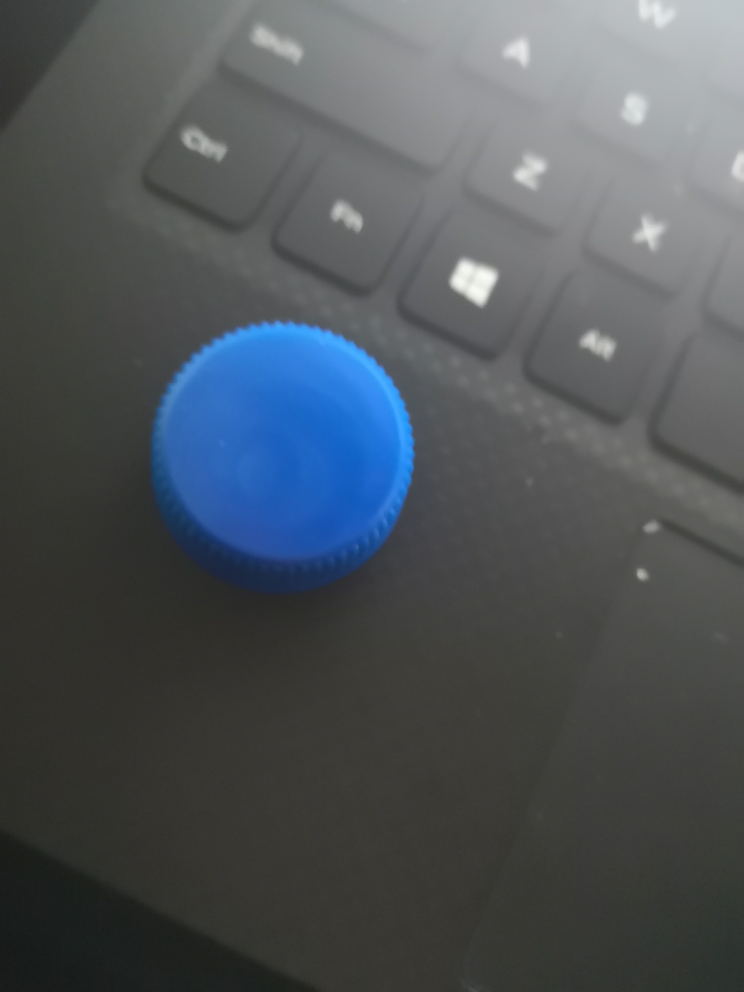
#> input picture Vision/training-set/IMG_20191004_183124.jpg, 2976 x 3968 px, given in place of the camera (shown at 1/4 size)
$ python circle_count.py
#> lines starting #> are read from the running program, lines starting #| are printed output that depends on the picture; after the words box and inside, x2 and y2 are one past the last pixel; in counts of white or black regions, pixels touching at a corner belong together
import cv2
import numpy as np
import matplotlib.pyplot as plt
import imutils
from imutils import perspective
from imutils import contours

# Open the camera
cap = cv2.VideoCapture(1)

count = 0
while True:

    count = count + 1
    # read the background
    ret, image = cap.read()
#> image is the input picture: shape (3968, 2976, 3); mean B, G, R 89.8, 85.4, 79.3

    # (h, w) = image.shape[:2]
    # center = (w / 2, h / 2)
    # M = cv2.getRotationMatrix2D(center, 180, 1)
    # image = cv2.warpAffine(image, M, (h, w))

    resized = imutils.resize(image, width=1000, height=1000)
    ratio = image.shape[0] / float(resized.shape[0])
#> ratio = 2.98

    # convert the resized image to grayscale, blur it slightly,
    # and threshold it
    gray = cv2.cvtColor(resized, cv2.COLOR_BGR2GRAY)
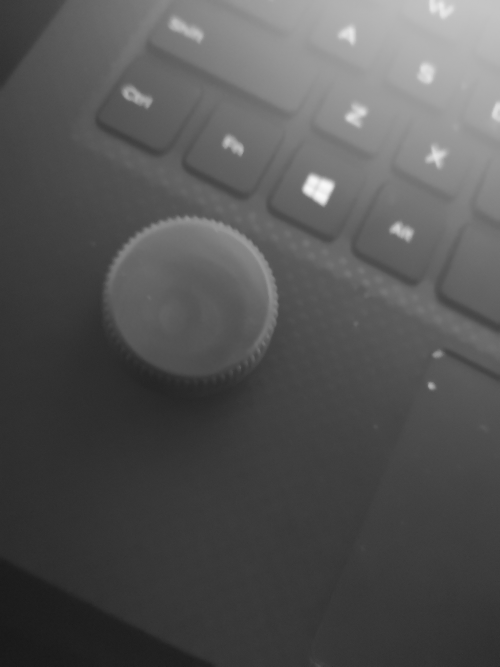
#> gray: shape (1333, 1000) (shown at 1/2 size); min 21, max 248, mean 84.1
    blurred = cv2.GaussianBlur(gray, (1, 1), 0)
    thresh = cv2.threshold(blurred, 160, 200, cv2.THRESH_BINARY)[1]
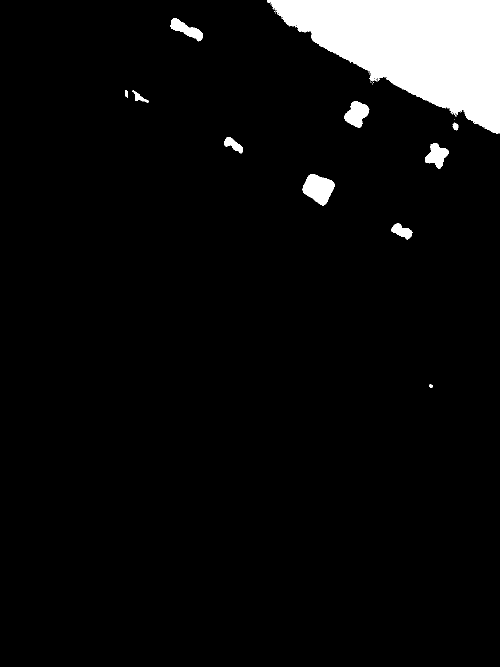
#> thresh: shape (1333, 1000) (shown at 1/2 size); values 0 (black) and 200 (white), 6% white; 32 white regions (21 under 20 px)
    # [7 lines of commented-out code are left out]

    cnts = cv2.findContours(thresh.copy(), cv2.RETR_EXTERNAL, cv2.CHAIN_APPROX_SIMPLE)
#> cnts = 32 contours, 21 with area under 20; largest, box (x1, y1, x2, y2) and area: (534, 0, 1000, 268) 70226, (605, 348, 669, 411) 2522, (688, 202, 739, 256) 1566, (850, 286, 897, 337) 1286, (341, 36, 406, 83) 1188
    cnts = imutils.grab_contours(cnts)

    copy = resized.copy()
    cv2.drawContours(copy, cnts, -1, (0, 255, 0), 3)
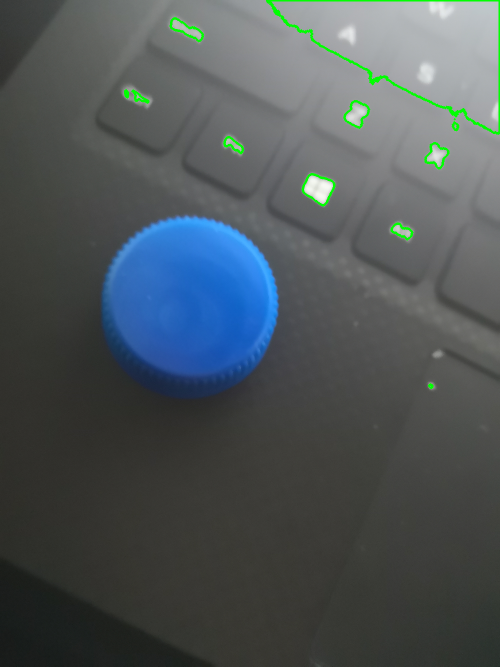
#> copy: shape (1333, 1000, 3) (shown at 1/2 size); mean B, G, R 88.5, 86.1, 78


    count = 0
    for c in cnts:
        # This is to ignore that small hair countour which is not big enough
        if cv2.contourArea(c) < 50*50 and cv2.contourArea(c) > 10*10:
            count = count + 1
#> this loop made 32 passes
#> c on passes 6, 8, 9, 11, 15, 16, 17, 18, 19, 20, 21, 22: [[967, 255]], [[908, 244]], [[909, 238]], [[905, 229]], [[744, 167], [745, 168]], [[743, 165]], [[747, 164], [747, 165]], [[740, 164]], [[755, 163]], [[741, 162]], [[739, 149]], [[736, 145]]
#> after the loop, count = 6

    print(count)
#| 6

    output = resized.copy()
    for c in cnts:

        # draw in blue the contours that were founded
        cv2.drawContours(output, cnts, -1, 255, 3)

        # find the biggest countour (c) by the area
        c = max(cnts, key = cv2.contourArea)
        x,y,w,h = cv2.boundingRect(c)

        # draw the biggest contour (c) in green
        cv2.rectangle(output,(x,y),(x+w,y+h),(255,255,255),2)
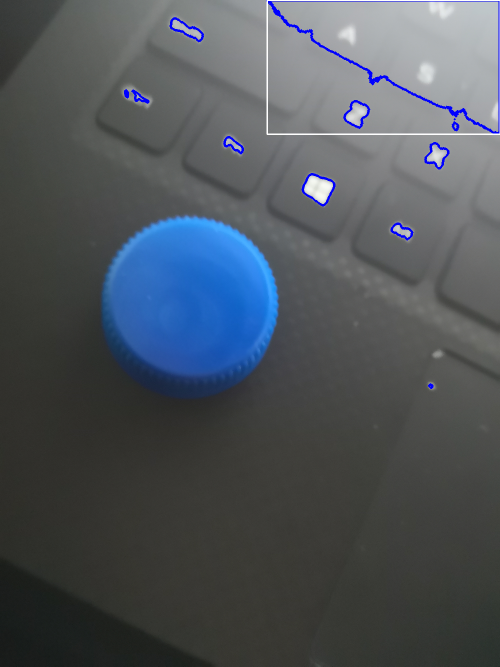
#> output: shape (1333, 1000, 3) (shown at 1/2 size); mean B, G, R 90.6, 84.5, 78.5

        # ******************

    cv2.imshow('frame', output)
    if cv2.waitKey(1) & 0xFF == ord('q'):
#> (key q is pressed here)
        break
    # ******************
    cv2.imwrite('./raw' + str(count) + '.png' ,output)
    cv2.imwrite('./processed' + str(count) + '.png' ,output)


# Release the camera and destroy all windows
cap.release()
cv2.destroyAllWindows()

$ run again, on Vision/training-set/IMG_20191004_183130.jpg
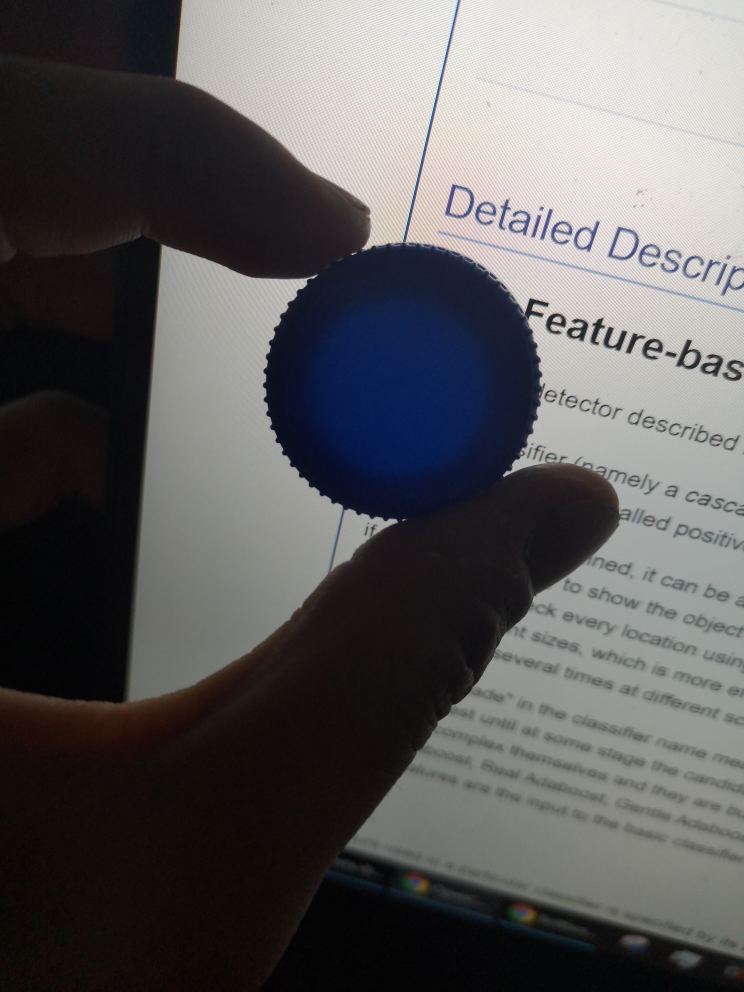
#> input picture Vision/training-set/IMG_20191004_183130.jpg, 2976 x 3968 px, given in place of the camera (shown at 1/4 size)
#> image is the input picture: shape (3968, 2976, 3); mean B, G, R 91.2, 90.8, 91.7
#> `thresh = cv2.threshold(blurred, 160, 200, cv2.THRESH_BINARY)[1]`:
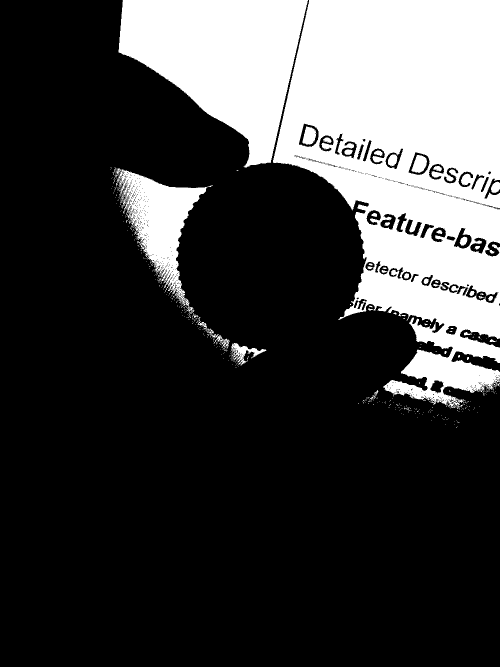
#> thresh: shape (1333, 1000) (shown at 1/2 size); values 0 (black) and 200 (white), 25% white; 529 white regions (493 under 20 px)
#> cnts = 502 contours, 492 with area under 20; largest, box (x1, y1, x2, y2) and area: (546, 0, 1000, 817) 246476, (237, 0, 616, 336) 74191, (233, 337, 426, 628) 19770, (462, 686, 533, 731) 1019, (415, 657, 459, 697) 288
#> copy: shape (1333, 1000, 3); mean B, G, R 86.7, 93.2, 87.2
#> the loop `for c in cnts:` made 502 passes
#> after the loop `for c in cnts:`: count = 3
#| 3
#> after the loop `for c in cnts:`:
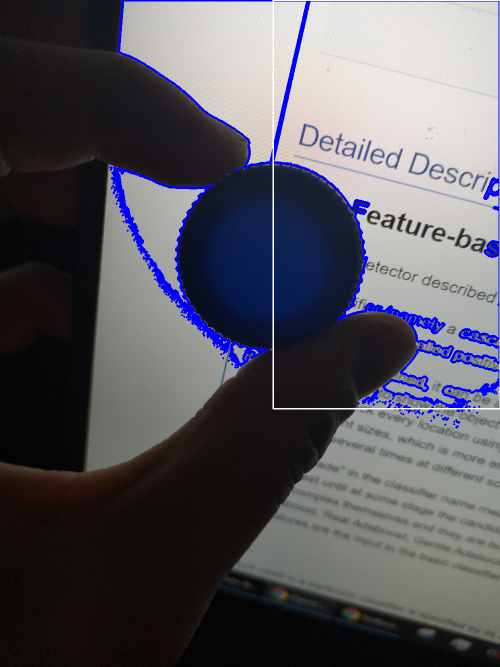
#> output: shape (1333, 1000, 3) (shown at 1/2 size); mean B, G, R 94.2, 87, 88

$ run again, on Vision/training-set/IMG_20191004_183133.jpg
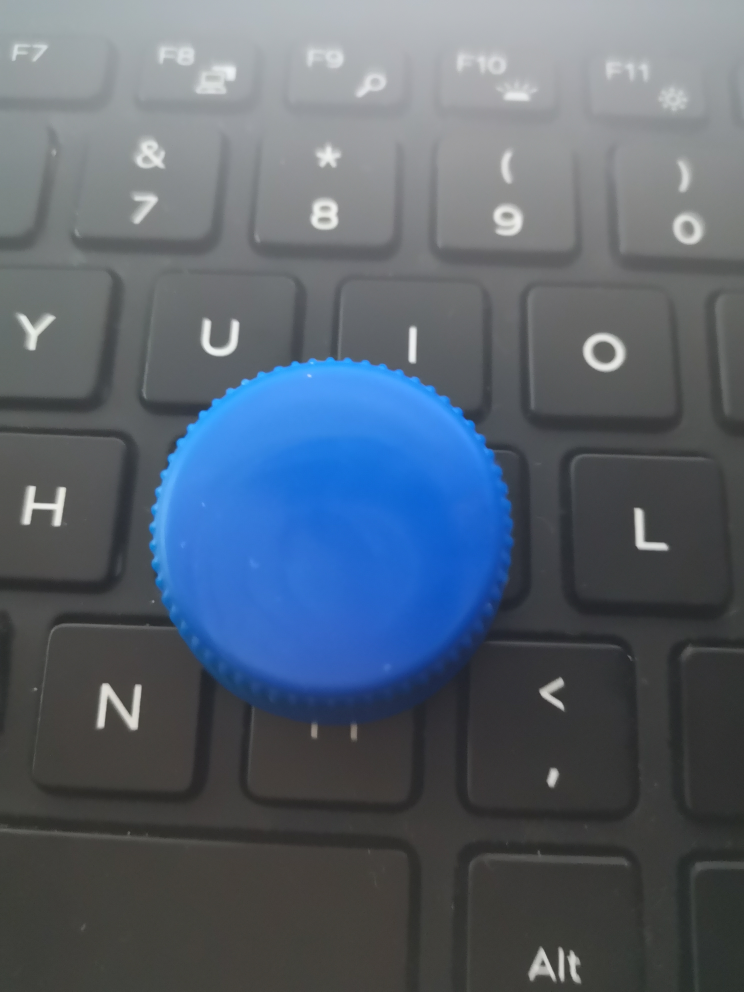
#> input picture Vision/training-set/IMG_20191004_183133.jpg, 2976 x 3968 px, given in place of the camera (shown at 1/4 size)
#> image is the input picture: shape (3968, 2976, 3); mean B, G, R 112.2, 99, 88
#> `thresh = cv2.threshold(blurred, 160, 200, cv2.THRESH_BINARY)[1]`:
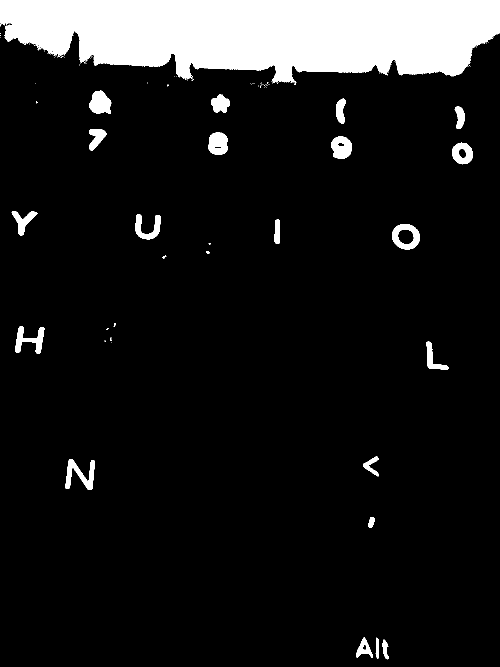
#> thresh: shape (1333, 1000) (shown at 1/2 size); values 0 (black) and 200 (white), 11% white; 116 white regions (93 under 20 px)
#> cnts = 116 contours, 95 with area under 20; largest, box (x1, y1, x2, y2) and area: (0, 0, 1000, 170) 126414, (784, 448, 840, 499) 2177, (179, 181, 223, 227) 1441, (662, 273, 704, 317) 1406, (131, 919, 190, 980) 1392
#> copy: shape (1333, 1000, 3); mean B, G, R 108.9, 100.8, 84.8
#> the loop `for c in cnts:` made 116 passes
#> after the loop `for c in cnts:`: count = 20
#| 20
#> after the loop `for c in cnts:`:
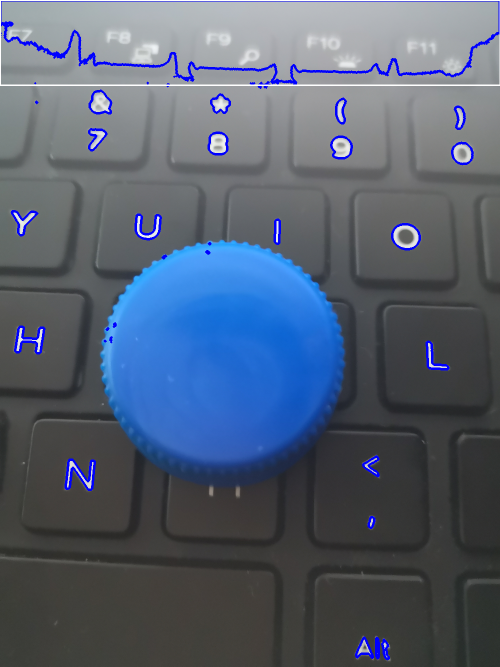
#> output: shape (1333, 1000, 3) (shown at 1/2 size); mean B, G, R 114.1, 96.5, 85.5
